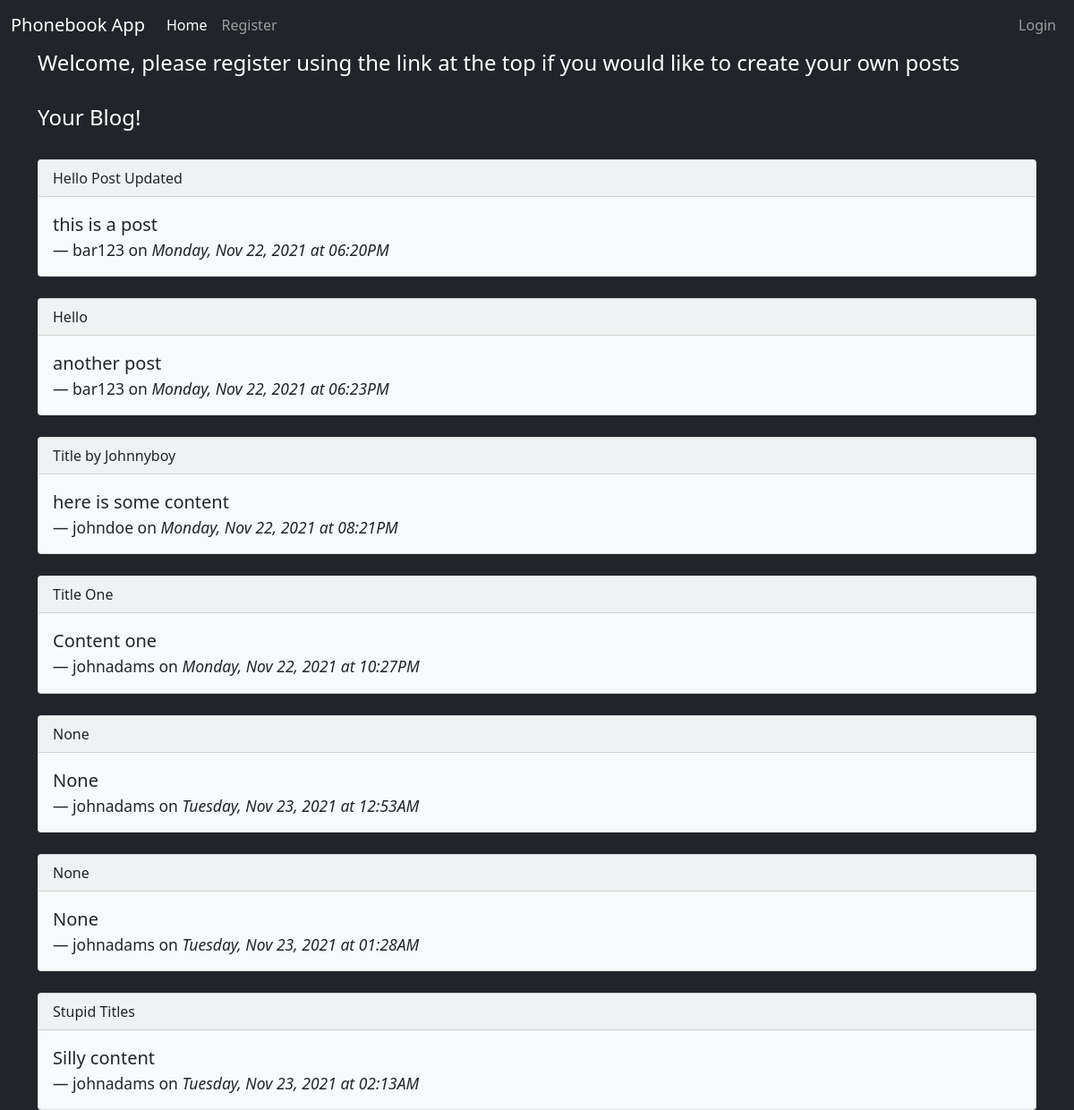
Before: / with the older database file.
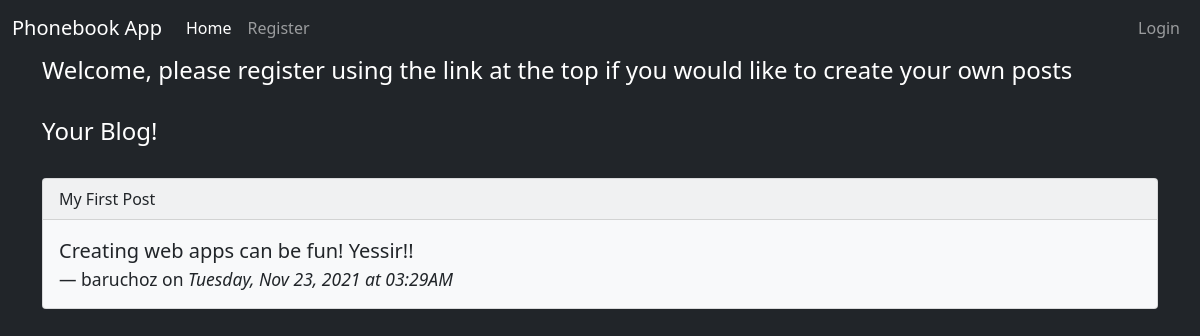
After: the same page with the newer database file.
### app/models.py (models this page shows, shortened)
class Post(db.Model):
    id = db.Column(db.Integer, primary_key=True)
    title= db.Column(db.String(200))
    content = db.Column(db.String(300))
    date_created = db.Column(db.DateTime, nullable=False, default=datetime.utcnow )
    user_id = db.Column(db.Integer, db.ForeignKey('user.id'), nullable=False)

class User(db.Model, UserMixin):
    id = db.Column(db.Integer, primary_key=True)
    username = db.Column(db.String(150), nullable=False, unique=True)
    email = db.Column(db.String(150), nullable=False, unique=True)
    password = db.Column(db.String(256), nullable=False)
    posts = db.relationship('Post', backref='author', lazy=True)
    phonebooks = db.relationship('Phonebook', backref='author', lazy=True)

### app/routes.py (the view)
@app.route('/')
def index():
    title = 'Home'
    posts = Post.query.all()
    return render_template('index.html', title=title, posts=posts )

### app/templates/index.html
{% extends 'base.html' %}
{% block content %}
{% if current_user.is_authenticated %}
    <h3>Welcome {{ current_user.username }}!</h3>
{% else %}
    <h4>Welcome, please register using the link at the top if you would like to create your own posts</h4>
{% endif %}
<br>
<h4>Your Blog!</h4>
{% for p in posts %}
    <br>
    <div class="card bg-light text-dark">
        <div class="card-header">
        {{ p.title }}
        </div>
        <div class="card-body">
            <blockquote class="blockquote mb-0">
                <p>{{ p.content }}</p>
                <footer class="blockquote-footer text-dark">{{ p.author.username }} on <cite title="Source Title">
                    {{ p.date_created.strftime('%A, %b %d, %Y at %I:%M%p') }}
                </cite></footer>
            </blockquote>
        </div>
    </div>
{% endfor %}
{% endblock %}

### app/templates/base.html (shortened to what this page needs)
<!DOCTYPE html>
<html lang="en">
    <head>
        <link rel="stylesheet" href="https://cdnjs.cloudflare.com/ajax/libs/twitter-bootstrap/5.1.0/css/bootstrap.min.css">
        <link rel="stylesheet" href="https://cdnjs.cloudflare.com/ajax/libs/font-awesome/5.15.4/css/all.min.css">
    </head>
    <body class='bg-dark text-white'>
        {% include 'nav.html' %}
        <div class="container">
            {% block content %}
            {% endblock %}
        </div>
    </body>
</html>

### app/templates/nav.html (shortened to what this page needs)
<nav class="navbar navbar-expand-lg navbar-dark bg-dark">
    <div class="container-fluid">
      <a class="navbar-brand " href="/">Phonebook App</a>
      <div class="collapse navbar-collapse" id="navbarSupportedContent">
        <ul class="navbar-nav me-auto mb-2 mb-lg-0">
          <li class="nav-item">
            <a class="nav-link active" aria-current="page" href="/">Home</a>
          </li>
          {% if current_user.is_authenticated %}
          <li class="nav-item">
            <a class="nav-link" href="/phonebook">Phonebook</a>
          </li>
          <li class="nav-item">
            <a class="nav-link" href="/create-phonebook">Create Phonebook</a>
          </li>
          <li class="nav-item">
            <a class="nav-link" href="/createpost">Create Post</a>
          </li>
          {% else %}
          <li class="nav-item">
            <a class="nav-link" href="/register">Register</a>
          </li>
          {% endif %}
        </ul>
        <ul class="navbar-nav ms-auto">
          {% if current_user.is_authenticated %}
          <li class="nav-item dropdown">
            <a class="nav-link dropdown-toggle" href="#" id="navbarDropdown" role="button" data-bs-toggle="dropdown" aria-expanded="false">
              Menu
            </a>
            <ul class="dropdown-menu dropdown-menu-end" aria-labelledby="navbarDropdown">
              <li><a class="dropdown-item" href="{{ url_for('my_account') }}">My Account</a></li>
              <li><a class="dropdown-item" href="{{ url_for('my_phonebooks') }}">My Phonebooks</a></li>
              <li><a class="dropdown-item" href="{{ url_for('my_posts') }}">My Posts</a></li>
              <li><hr class="dropdown-divider"></li>
              <li><a class="dropdown-item" href="/logout">Logout</a></li>
            </ul>
          </li>
          {% else %}
          <li class="nav-item">
            <a class="nav-link" href="/login">Login</a>
          </li>
          {% endif %}
        </ul>
      </div>
    </div>
  </nav>

Changed rows visible on the page:
removed Post: title "Hello Post Updated", content "this is a post", author.username "bar123", date_created "Monday, Nov 22, 2021 at 06:20PM"
removed Post: title "Hello", content "another post", author.username "bar123", date_created "Monday, Nov 22, 2021 at 06:23PM"
removed Post: title "Title by Johnnyboy", content "here is some content", author.username "johndoe", date_created "Monday, Nov 22, 2021 at 08:21PM"
removed Post: title "Title One", content "Content one", author.username "johnadams", date_created "Monday, Nov 22, 2021 at 10:27PM"
removed Post: title "None", content "None", author.username "johnadams", date_created "Tuesday, Nov 23, 2021 at 12:53AM"
removed Post: title "None", content "None", author.username "johnadams", date_created "Tuesday, Nov 23, 2021 at 01:28AM"
removed Post: title "Stupid Titles", content "Silly content", author.username "johnadams", date_created "Tuesday, Nov 23, 2021 at 02:13AM"
added Post: title "My First Post", content "Creating web apps can be fun! Yessir!!", author.username "baruchoz", date_created "Tuesday, Nov 23, 2021 at 03:29AM"
